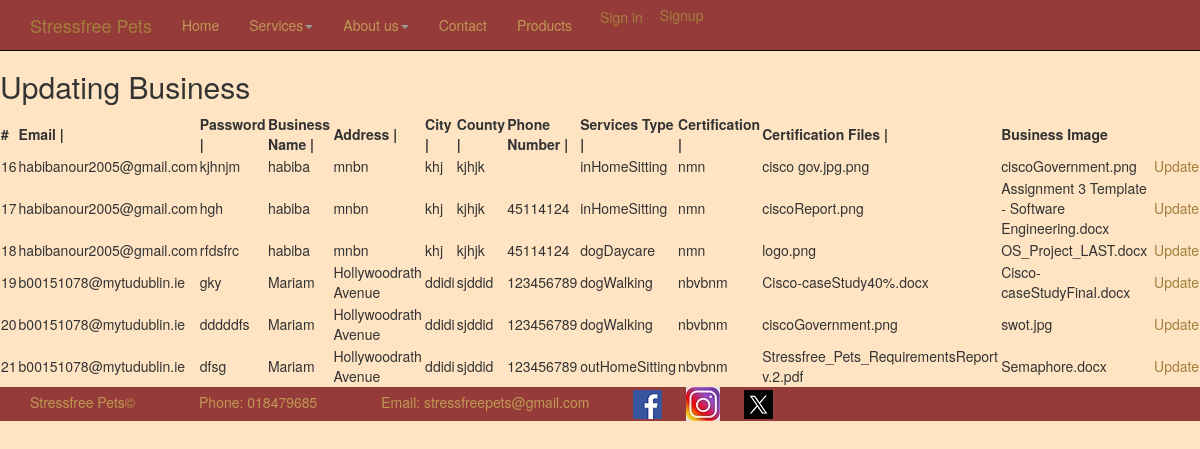
Page /Website/public/updatingBusiness.php on the committed database.
### tables this page shows
CREATE TABLE `businessapplication` (
  `id` int unsigned NOT NULL AUTO_INCREMENT,
  `email` varchar(50) DEFAULT NULL,
  `password` varchar(50) DEFAULT NULL,
  `businessName` varchar(50) DEFAULT NULL,
  `streetAddress` varchar(50) DEFAULT NULL,
  `city` varchar(50) DEFAULT NULL,
  `county` varchar(50) DEFAULT NULL,
  `phoneNumber` int DEFAULT NULL,
  `services` varchar(50) DEFAULT NULL,
  `certs` varchar(50) NOT NULL,
  `certFiles` varchar(50) NOT NULL,
  `businessImage` varchar(50) NOT NULL,
  PRIMARY KEY (`id`)
);

### Website/src/Clean.php (called while the page is built, shortened)
<?php
class Clean
{
function clean_input($data)
{
    if($data != null){
        $data = trim($data);
        $data = stripslashes($data);
        return htmlspecialchars($data,ENT_QUOTES|ENT_SUBSTITUTE,"UTF-8");
    }
    else
        return null;
}
}

### Website/public/updatingBusiness.php (the view, shortened to what this page needs)
<?php
require_once "../src/Clean.php";
try {
    require_once '../src/DBConnect.php';
    $sql = "SELECT * FROM BusinessApplication";
    $statement = $connection->prepare($sql);
    $statement->execute();
    $result = $statement->fetchAll();
} catch(PDOException $error) {
    echo $sql . "<br>" . $error->getMessage();
}
?>
<?php require "../layout/header.php"?>
    <h2>Updating Business</h2>
    <table>
        <thead>
        <th>#</th>
        <th>Email |</th>
        <th> Password |</th>
        <th> Business Name |</th>
        <th> Address |</th>
        <th> City |</th>
        <th> County |</th>
        <th> Phone Number |</th>
        <th> Services Type |</th>
        <th> Certification |</th>
        <th> Certification Files |</th>
        <th> Business Image</th>
        </thead>
        <tbody>
        <?php foreach ($result as $row) :
        $clean = new Clean();
        ?>
        <tr>
            <td><?php echo $clean -> clean_input($row["id"]); ?></td>
            <td><?php echo $clean -> clean_input($row["email"]); ?></td>
            <td><?php echo $clean -> clean_input($row["password"]); ?></td>
            <td><?php echo $clean -> clean_input($row["businessName"]); ?></td>
            <td><?php echo $clean -> clean_input($row["streetAddress"]); ?> </td>
            <td><?php echo $clean -> clean_input($row["city"]); ?></td>
            <td><?php echo $clean -> clean_input($row["county"]); ?> </td>
            <td><?php echo $clean -> clean_input($row["phoneNumber"]); ?> </td>
            <td><?php echo $clean -> clean_input($row["services"]); ?> </td>
            <td><?php echo $clean -> clean_input($row["certs"]); ?> </td>
            <td><?php echo $clean -> clean_input($row["certFiles"]); ?> </td>
            <td><?php echo $clean -> clean_input($row["businessImage"]); ?> </td>
            <td><a href="updateBusinessSingle.php?businessName=<?php echo $clean -> clean_input($row["businessName"]); ?>"> Update</a>
            </td>
            <?php endforeach;
            ?>
        </tbody>
    </table>
<?php require '../layout/footer.php';

### Website/css/main.css (style rules this page uses)
body { padding-top: 50px; padding-bottom: 20px; background-color: bisque; }

### Website/css/style.css (style rules this page uses)
body { background-color: bisque; }

### rows in the picture
businessapplication: id "16", email "habibanour2005@gmail.com", password "kjhnjm", businessName "habiba", streetAddress "mnbn", city "khj", county "kjhjk", services "inHomeSitting", certs "nmn", certFiles "cisco gov.jpg.png", businessImage "ciscoGovernment.png"
businessapplication: id "17", email "habibanour2005@gmail.com", password "hgh", businessName "habiba", streetAddress "mnbn", city "khj", county "kjhjk", phoneNumber "45114124", services "inHomeSitting", certs "nmn", certFiles "ciscoReport.png", businessImage "Assignment 3 Template - Software Engineering.docx"
businessapplication: id "18", email "habibanour2005@gmail.com", password "rfdsfrc", businessName "habiba", streetAddress "mnbn", city "khj", county "kjhjk", phoneNumber "45114124", services "dogDaycare", certs "nmn", certFiles "logo.png", businessImage "OS_Project_LAST.docx"
businessapplication: id "19", email "b00151078@mytudublin.ie", password "gky", businessName "Mariam", streetAddress "Hollywoodrath Avenue", city "ddidi", county "sjddid", phoneNumber "123456789", services "dogWalking", certs "nbvbnm", certFiles "Cisco-caseStudy40%.docx", businessImage "Cisco-caseStudyFinal.docx"
businessapplication: id "20", email "b00151078@mytudublin.ie", password "dddddfs", businessName "Mariam", streetAddress "Hollywoodrath Avenue", city "ddidi", county "sjddid", phoneNumber "123456789", services "dogWalking", certs "nbvbnm", certFiles "ciscoGovernment.png", businessImage "swot.jpg"
businessapplication: id "21", email "b00151078@mytudublin.ie", password "dfsg", businessName "Mariam", streetAddress "Hollywoodrath Avenue", city "ddidi", county "sjddid", phoneNumber "123456789", services "outHomeSitting", certs "nbvbnm", certFiles "Stressfree_Pets_RequirementsReport v.2.pdf", businessImage "Semaphore.docx"
